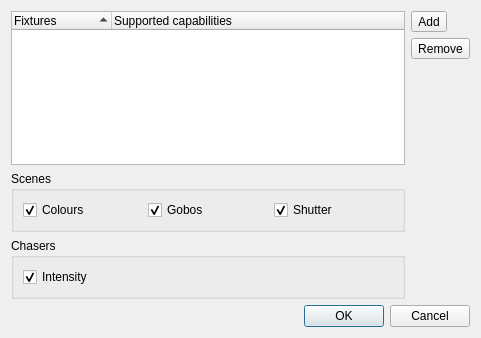
<?xml version="1.0" encoding="UTF-8"?>
<ui version="4.0">
 <class>FunctionWizard</class>
 <widget class="QDialog" name="FunctionWizard">
  <property name="geometry">
   <rect>
    <x>0</x>
    <y>0</y>
    <width>481</width>
    <height>338</height>
   </rect>
  </property>
  <property name="windowTitle">
   <string>Function Wizard</string>
  </property>
  <layout class="QGridLayout" name="gridLayout_2">
   <item row="0" column="0" rowspan="3">
    <widget class="QTreeWidget" name="m_fixtureTree">
     <property name="toolTip">
      <string>Fixtures that will be included in automatic function creation</string>
     </property>
     <property name="alternatingRowColors">
      <bool>true</bool>
     </property>
     <property name="selectionMode">
      <enum>QAbstractItemView::ExtendedSelection</enum>
     </property>
     <property name="rootIsDecorated">
      <bool>false</bool>
     </property>
     <property name="itemsExpandable">
      <bool>false</bool>
     </property>
     <property name="sortingEnabled">
      <bool>true</bool>
     </property>
     <property name="allColumnsShowFocus">
      <bool>true</bool>
     </property>
     <property name="expandsOnDoubleClick">
      <bool>false</bool>
     </property>
     <column>
      <property name="text">
       <string>Fixtures</string>
      </property>
     </column>
     <column>
      <property name="text">
       <string>Supported capabilities</string>
      </property>
     </column>
    </widget>
   </item>
   <item row="2" column="1" rowspan="3">
    <spacer name="verticalSpacer">
     <property name="orientation">
      <enum>Qt::Vertical</enum>
     </property>
     <property name="sizeHint" stdset="0">
      <size>
       <width>20</width>
       <height>237</height>
      </size>
     </property>
    </spacer>
   </item>
   <item row="3" column="0">
    <widget class="QGroupBox" name="groupBox">
     <property name="sizePolicy">
      <sizepolicy hsizetype="Preferred" vsizetype="Maximum">
       <horstretch>0</horstretch>
       <verstretch>0</verstretch>
      </sizepolicy>
     </property>
     <property name="title">
      <string>Scenes</string>
     </property>
     <layout class="QGridLayout" name="gridLayout">
      <item row="0" column="0">
       <widget class="QCheckBox" name="m_coloursCheck">
        <property name="toolTip">
         <string>Colour wheel presets</string>
        </property>
        <property name="text">
         <string>Colours</string>
        </property>
        <property name="checked">
         <bool>true</bool>
        </property>
       </widget>
      </item>
      <item row="0" column="1">
       <widget class="QCheckBox" name="m_goboCheck">
        <property name="toolTip">
         <string>Gobo wheel presets</string>
        </property>
        <property name="text">
         <string>Gobos</string>
        </property>
        <property name="checked">
         <bool>true</bool>
        </property>
       </widget>
      </item>
      <item row="0" column="2">
       <widget class="QCheckBox" name="m_shutterCheck">
        <property name="toolTip">
         <string>Strobe, open, closed...</string>
        </property>
        <property name="text">
         <string>Shutter</string>
        </property>
        <property name="checked">
         <bool>true</bool>
        </property>
       </widget>
      </item>
     </layout>
    </widget>
   </item>
   <item row="5" column="0" colspan="2">
    <widget class="QDialogButtonBox" name="m_buttonBox">
     <property name="orientation">
      <enum>Qt::Horizontal</enum>
     </property>
     <property name="standardButtons">
      <set>QDialogButtonBox::Cancel|QDialogButtonBox::Ok</set>
     </property>
    </widget>
   </item>
   <item row="0" column="1">
    <widget class="QToolButton" name="m_addButton">
     <property name="toolTip">
      <string>Select fixtures that will be included in the automatically created functions</string>
     </property>
     <property name="text">
      <string>Add</string>
     </property>
     <property name="icon">
      <iconset resource="qlcui.qrc">
       <normaloff>:/edit_add.png</normaloff>:/edit_add.png</iconset>
     </property>
     <property name="iconSize">
      <size>
       <width>32</width>
       <height>32</height>
      </size>
     </property>
    </widget>
   </item>
   <item row="1" column="1">
    <widget class="QToolButton" name="m_removeButton">
     <property name="toolTip">
      <string>Don't include selected fixtures in the created functions</string>
     </property>
     <property name="text">
      <string>Remove</string>
     </property>
     <property name="icon">
      <iconset resource="qlcui.qrc">
       <normaloff>:/edit_remove.png</normaloff>:/edit_remove.png</iconset>
     </property>
     <property name="iconSize">
      <size>
       <width>32</width>
       <height>32</height>
      </size>
     </property>
    </widget>
   </item>
   <item row="4" column="0">
    <widget class="QGroupBox" name="groupBox_2">
     <property name="title">
      <string>Chasers</string>
     </property>
     <layout class="QHBoxLayout" name="horizontalLayout">
      <item>
       <widget class="QCheckBox" name="m_intensityCheck">
        <property name="text">
         <string>Intensity</string>
        </property>
        <property name="checked">
         <bool>true</bool>
        </property>
       </widget>
      </item>
     </layout>
    </widget>
   </item>
  </layout>
 </widget>
 <resources>
  <include location="qlcui.qrc"/>
 </resources>
 <connections>
  <connection>
   <sender>m_buttonBox</sender>
   <signal>accepted()</signal>
   <receiver>FunctionWizard</receiver>
   <slot>accept()</slot>
   <hints>
    <hint type="sourcelabel">
     <x>257</x>
     <y>362</y>
    </hint>
    <hint type="destinationlabel">
     <x>157</x>
     <y>274</y>
    </hint>
   </hints>
  </connection>
  <connection>
   <sender>m_buttonBox</sender>
   <signal>rejected()</signal>
   <receiver>FunctionWizard</receiver>
   <slot>reject()</slot>
   <hints>
    <hint type="sourcelabel">
     <x>325</x>
     <y>362</y>
    </hint>
    <hint type="destinationlabel">
     <x>286</x>
     <y>274</y>
    </hint>
   </hints>
  </connection>
  <connection>
   <sender>m_addButton</sender>
   <signal>clicked()</signal>
   <receiver>FunctionWizard</receiver>
   <slot>slotAddClicked()</slot>
   <hints>
    <hint type="sourcelabel">
     <x>523</x>
     <y>23</y>
    </hint>
    <hint type="destinationlabel">
     <x>502</x>
     <y>94</y>
    </hint>
   </hints>
  </connection>
  <connection>
   <sender>m_removeButton</sender>
   <signal>clicked()</signal>
   <receiver>FunctionWizard</receiver>
   <slot>slotRemoveClicked()</slot>
   <hints>
    <hint type="sourcelabel">
     <x>522</x>
     <y>54</y>
    </hint>
    <hint type="destinationlabel">
     <x>518</x>
     <y>140</y>
    </hint>
   </hints>
  </connection>
 </connections>
 <slots>
  <slot>slotAddClicked()</slot>
  <slot>slotRemoveClicked()</slot>
 </slots>
</ui>
